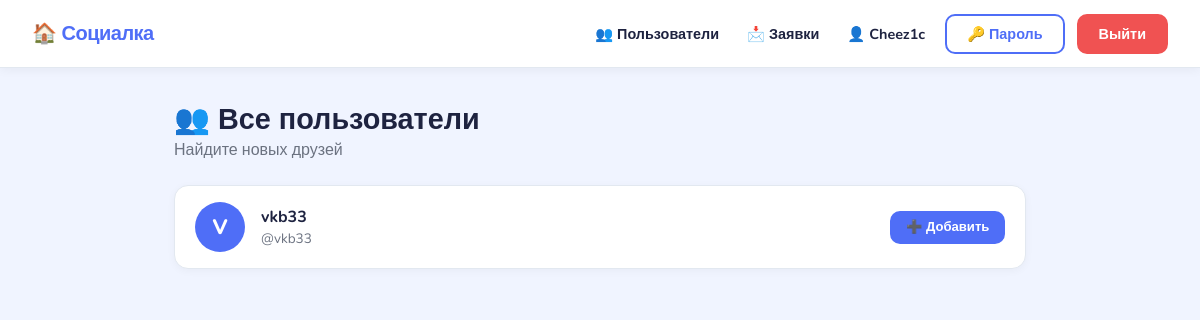
The app's page /users/ (signed in), older data.
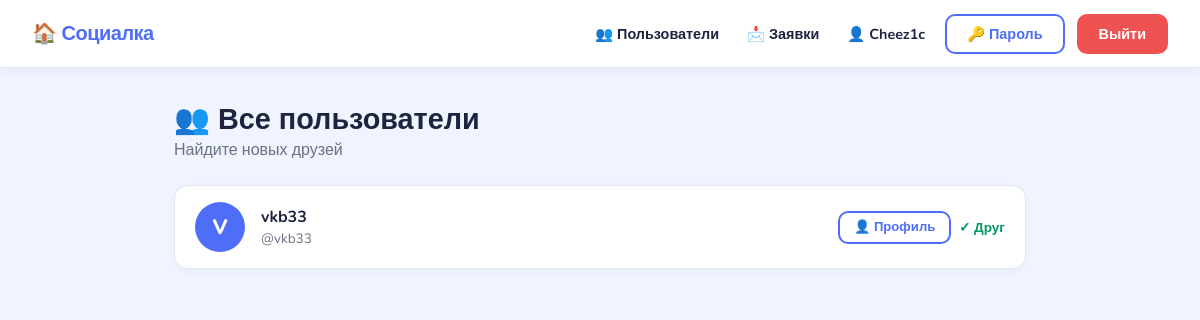
The same page, newer data.
### users/models.py (models this page shows, shortened)
class User(AbstractUser):
    bio = models.TextField(blank=True, verbose_name='О себе')
    email = models.EmailField(unique=True, verbose_name='Email')
    phone = models.CharField(max_length=20, blank=True, verbose_name='Номер телефона')
    avatar = models.ImageField(
        upload_to='avatars/',
        blank=True,
        null=True,
        verbose_name='Аватарка',
        validators=[validate_image_extension],
    )
    friends = models.ManyToManyField(
        'self', blank=True, symmetrical=False,
        related_name='friend_of', verbose_name='Друзья',
    )
    friend_requests = models.ManyToManyField(
        'self', blank=True, symmetrical=False,
        related_name='incoming_requests', verbose_name='Заявки в друзья',
    )
    class Meta:
        verbose_name = 'Пользователь'
        verbose_name_plural = 'Пользователи'

### users/views.py (the view)
# urls.py: path('users/', views.user_list, name='user_list'),
@login_required
def user_list(request):
    all_users = User.objects.exclude(pk=request.user.pk)
    my_friends = set(request.user.friends.values_list('pk', flat=True))
    sent_requests = set(request.user.friend_requests.values_list('pk', flat=True))
    users = []
    for u in all_users:
        users.append({
            'user': u,
            'is_friend': u.pk in my_friends,
            'has_sent': u.pk in sent_requests,
        })
    return render(request, 'users/user_list.html', {'users': users})

### templates/users/user_list.html (shortened to what this page needs)
{% extends 'base.html' %}
{% block content %}
<div class="page-header">
    <h1>👥 Все пользователи</h1>
    <p>Найдите новых друзей</p>
</div>
<div class="users-grid">
    {% for item in users %}
    <div class="user-card-item">
        <div class="user-card-avatar">{{ item.user.username|first|upper }}</div>
        <div class="user-card-info">
            <h3>{{ item.user.get_full_name|default:item.user.username }}</h3>
            <p class="username-tag">@{{ item.user.username }}</p>
        </div>
        <div class="user-card-actions">
            {% if item.is_friend %}
                <a href="{% url 'profile' username=item.user.username %}" class="btn btn-outline btn-sm">👤 Профиль</a>
                <span class="badge-friend">✓ Друг</span>
            {% elif item.has_sent %}
                <span class="badge-pending">⏳ Заявка отправлена</span>
            {% else %}
                <form method="post" action="{% url 'send_friend_request' item.user.username %}" style="display:inline">
                    <button type="submit" class="btn btn-primary btn-sm">➕ Добавить</button>
                </form>
            {% endif %}
        </div>
    </div>
    {% empty %}
        <p class="empty-state">Пока нет других пользователей</p>
    {% endfor %}
</div>
{% endblock %}

Row changes from the older to the newer data that the page shows:
changed User "vkb33": text "➕ Добавить" → "👤 Профиль ✓ Друг"
